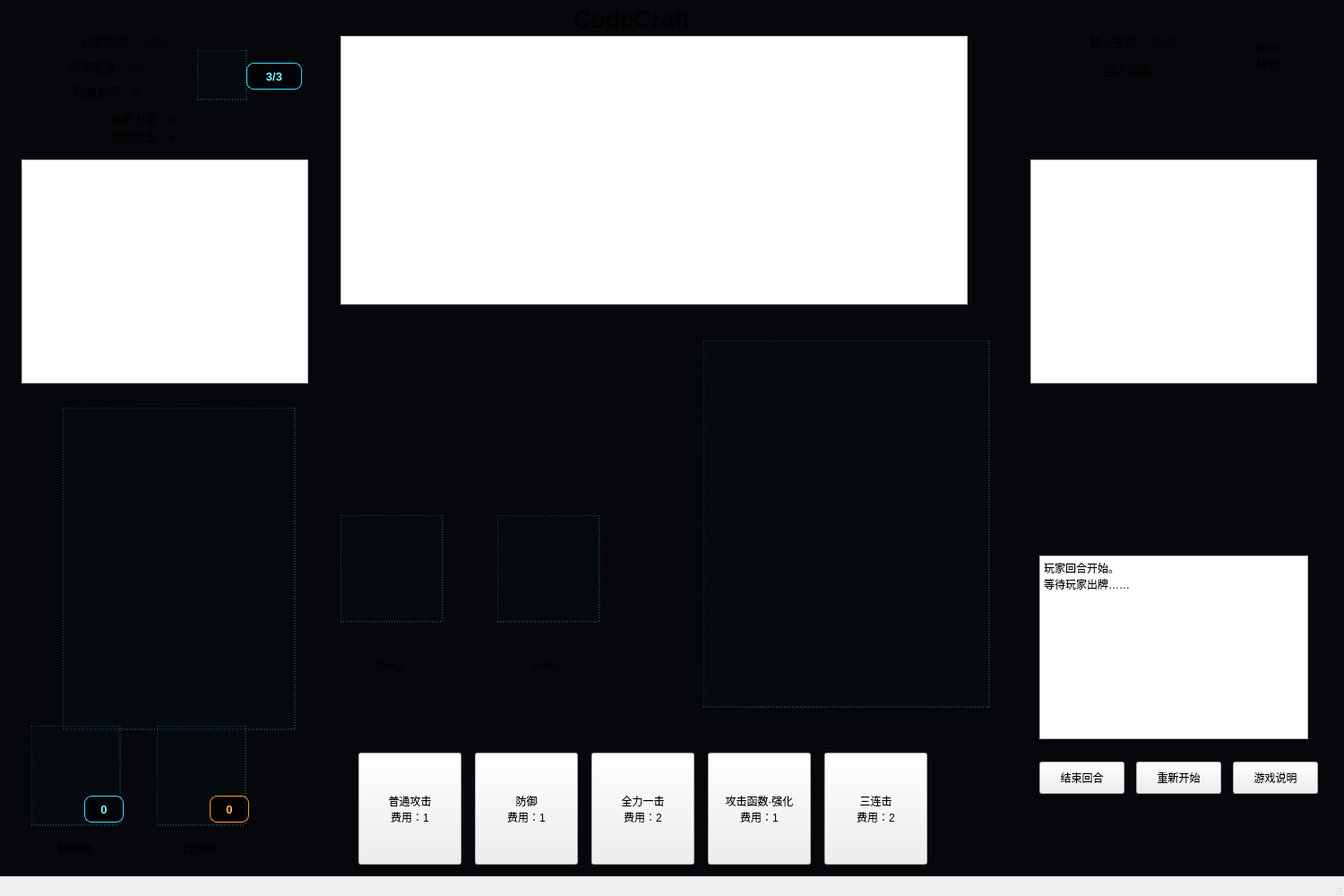
<?xml version="1.0" ?>
<ui version="4.0">
 <class>MainWindow</class>
 <widget class="QMainWindow" name="MainWindow">
  <property name="geometry">
   <rect>
    <x>0</x>
    <y>0</y>
    <width>1500</width>
    <height>1000</height>
   </rect>
  </property>
  <property name="windowTitle">
   <string>CodeCraft</string>
  </property>
  <widget class="QWidget" name="centralwidget">
   <widget class="QLabel" name="battleBackgroundLabel">
    <property name="geometry">
     <rect>
      <x>0</x>
      <y>0</y>
      <width>1500</width>
      <height>980</height>
     </rect>
    </property>
    <property name="text">
     <string/>
    </property>
    <property name="scaledContents">
     <bool>true</bool>
    </property>
    <property name="styleSheet">
     <string>background-color: #05070A;</string>
    </property>
   </widget>
   <widget class="QLabel" name="titleLabel">
    <property name="geometry">
     <rect>
      <x>640</x>
      <y>0</y>
      <width>220</width>
      <height>42</height>
     </rect>
    </property>
    <property name="text">
     <string>CodeCraft</string>
    </property>
    <property name="font">
     <font>
      <family>Microsoft YaHei UI</family>
      <pointsize>20</pointsize>
      <bold>true</bold>
     </font>
    </property>
   </widget>
   <widget class="QLabel" name="playerHpLabel">
    <property name="geometry">
     <rect>
      <x>24</x>
      <y>34</y>
      <width>230</width>
      <height>24</height>
     </rect>
    </property>
    <property name="text">
     <string>玩家生命：50/50</string>
    </property>
    <property name="font">
     <font>
      <family>Microsoft YaHei UI</family>
      <pointsize>10</pointsize>
      <bold>false</bold>
     </font>
    </property>
    <property name="alignment">
     <set>Qt::AlignmentFlag::AlignCenter</set>
    </property>
    <property name="wordWrap">
     <bool>true</bool>
    </property>
   </widget>
   <widget class="QLabel" name="playerEnergyLabel">
    <property name="geometry">
     <rect>
      <x>24</x>
      <y>62</y>
      <width>190</width>
      <height>24</height>
     </rect>
    </property>
    <property name="text">
     <string>玩家能量：3/3</string>
    </property>
    <property name="font">
     <font>
      <family>Microsoft YaHei UI</family>
      <pointsize>10</pointsize>
      <bold>false</bold>
     </font>
    </property>
    <property name="alignment">
     <set>Qt::AlignmentFlag::AlignCenter</set>
    </property>
    <property name="wordWrap">
     <bool>true</bool>
    </property>
   </widget>
   <widget class="QLabel" name="playerShieldLabel">
    <property name="geometry">
     <rect>
      <x>24</x>
      <y>90</y>
      <width>190</width>
      <height>24</height>
     </rect>
    </property>
    <property name="text">
     <string>玩家护盾：0</string>
    </property>
    <property name="font">
     <font>
      <family>Microsoft YaHei UI</family>
      <pointsize>10</pointsize>
      <bold>false</bold>
     </font>
    </property>
    <property name="alignment">
     <set>Qt::AlignmentFlag::AlignCenter</set>
    </property>
    <property name="wordWrap">
     <bool>true</bool>
    </property>
   </widget>
   <widget class="QLabel" name="enemyHpLabel">
    <property name="geometry">
     <rect>
      <x>1150</x>
      <y>34</y>
      <width>230</width>
      <height>24</height>
     </rect>
    </property>
    <property name="text">
     <string>敌人生命：60/60</string>
    </property>
    <property name="font">
     <font>
      <family>Microsoft YaHei UI</family>
      <pointsize>10</pointsize>
      <bold>false</bold>
     </font>
    </property>
    <property name="alignment">
     <set>Qt::AlignmentFlag::AlignCenter</set>
    </property>
    <property name="wordWrap">
     <bool>true</bool>
    </property>
   </widget>
   <widget class="QPushButton" name="cardButton1">
    <property name="text">
     <string>普通攻击
费用：1</string>
    </property>
    <property name="geometry">
     <rect>
      <x>400</x>
      <y>840</y>
      <width>115</width>
      <height>125</height>
     </rect>
    </property>
   </widget>
   <widget class="QPushButton" name="cardButton2">
    <property name="text">
     <string>防御
费用：1</string>
    </property>
    <property name="geometry">
     <rect>
      <x>530</x>
      <y>840</y>
      <width>115</width>
      <height>125</height>
     </rect>
    </property>
   </widget>
   <widget class="QPushButton" name="cardButton3">
    <property name="text">
     <string>全力一击
费用：2</string>
    </property>
    <property name="geometry">
     <rect>
      <x>660</x>
      <y>840</y>
      <width>115</width>
      <height>125</height>
     </rect>
    </property>
   </widget>
   <widget class="QPushButton" name="cardButton4">
    <property name="text">
     <string>攻击函数·强化
费用：1</string>
    </property>
    <property name="geometry">
     <rect>
      <x>790</x>
      <y>840</y>
      <width>115</width>
      <height>125</height>
     </rect>
    </property>
   </widget>
   <widget class="QPushButton" name="cardButton5">
    <property name="text">
     <string>三连击
费用：2</string>
    </property>
    <property name="geometry">
     <rect>
      <x>920</x>
      <y>840</y>
      <width>115</width>
      <height>125</height>
     </rect>
    </property>
   </widget>
   <widget class="QTextEdit" name="logTextEdit">
    <property name="readOnly">
     <bool>true</bool>
    </property>
    <property name="html">
     <string>&lt;!DOCTYPE HTML PUBLIC "-//W3C//DTD HTML 4.0//EN" "http://www.w3.org/TR/REC-html40/strict.dtd"&gt;
&lt;html&gt;&lt;head&gt;&lt;meta name="qrichtext" content="1" /&gt;&lt;meta charset="utf-8" /&gt;&lt;style type="text/css"&gt;
p, li { white-space: pre-wrap; }
hr { height: 1px; border-width: 0; }
li.unchecked::marker { content: "\2610"; }
li.checked::marker { content: "\2612"; }
&lt;/style&gt;&lt;/head&gt;&lt;body style=" font-family:'Microsoft YaHei UI'; font-size:9pt; font-weight:400; font-style:normal;"&gt;
&lt;p style=" margin-top:0px; margin-bottom:0px; margin-left:0px; margin-right:0px; -qt-block-indent:0; text-indent:0px;"&gt;玩家回合开始。&lt;br /&gt;等待玩家出牌……&lt;/p&gt;&lt;/body&gt;&lt;/html&gt;</string>
    </property>
    <property name="geometry">
     <rect>
      <x>1160</x>
      <y>620</y>
      <width>300</width>
      <height>205</height>
     </rect>
    </property>
   </widget>
   <widget class="QPushButton" name="endTurnButton">
    <property name="text">
     <string>结束回合</string>
    </property>
    <property name="geometry">
     <rect>
      <x>1160</x>
      <y>850</y>
      <width>95</width>
      <height>36</height>
     </rect>
    </property>
   </widget>
   <widget class="QPushButton" name="restartButton">
    <property name="text">
     <string>重新开始</string>
    </property>
    <property name="geometry">
     <rect>
      <x>1268</x>
      <y>850</y>
      <width>95</width>
      <height>36</height>
     </rect>
    </property>
   </widget>
   <widget class="QPushButton" name="helpButton">
    <property name="text">
     <string>游戏说明</string>
    </property>
    <property name="geometry">
     <rect>
      <x>1376</x>
      <y>850</y>
      <width>95</width>
      <height>36</height>
     </rect>
    </property>
   </widget>
   <widget class="QLabel" name="drawPileLabel">
    <property name="geometry">
     <rect>
      <x>24</x>
      <y>930</y>
      <width>120</width>
      <height>32</height>
     </rect>
    </property>
    <property name="text">
     <string>抽牌堆</string>
    </property>
    <property name="font">
     <font>
      <family>Microsoft YaHei UI</family>
      <pointsize>10</pointsize>
      <bold>false</bold>
     </font>
    </property>
    <property name="alignment">
     <set>Qt::AlignmentFlag::AlignCenter</set>
    </property>
    <property name="wordWrap">
     <bool>true</bool>
    </property>
   </widget>
   <widget class="QLabel" name="discardPileLabel">
    <property name="geometry">
     <rect>
      <x>164</x>
      <y>930</y>
      <width>120</width>
      <height>32</height>
     </rect>
    </property>
    <property name="text">
     <string>弃牌堆</string>
    </property>
    <property name="font">
     <font>
      <family>Microsoft YaHei UI</family>
      <pointsize>10</pointsize>
      <bold>false</bold>
     </font>
    </property>
    <property name="alignment">
     <set>Qt::AlignmentFlag::AlignCenter</set>
    </property>
    <property name="wordWrap">
     <bool>true</bool>
    </property>
   </widget>
   <widget class="QPlainTextEdit" name="codePlainTextEdit">
    <property name="geometry">
     <rect>
      <x>380</x>
      <y>40</y>
      <width>700</width>
      <height>300</height>
     </rect>
    </property>
    <property name="lineWrapMode">
     <enum>QPlainTextEdit::LineWrapMode::NoWrap</enum>
    </property>
    <property name="readOnly">
     <bool>true</bool>
    </property>
   </widget>
   <widget class="QLabel" name="bossSkillLabel">
    <property name="geometry">
     <rect>
      <x>1360</x>
      <y>34</y>
      <width>110</width>
      <height>56</height>
     </rect>
    </property>
    <property name="text">
     <string>Boss
技能</string>
    </property>
    <property name="font">
     <font>
      <family>Microsoft YaHei UI</family>
      <pointsize>10</pointsize>
      <bold>false</bold>
     </font>
    </property>
    <property name="alignment">
     <set>Qt::AlignmentFlag::AlignCenter</set>
    </property>
    <property name="wordWrap">
     <bool>true</bool>
    </property>
   </widget>
   <widget class="QLabel" name="minionHpLabel1">
    <property name="geometry">
     <rect>
      <x>360</x>
      <y>705</y>
      <width>150</width>
      <height>72</height>
     </rect>
    </property>
    <property name="text">
     <string>仆从1</string>
    </property>
    <property name="font">
     <font>
      <family>Microsoft YaHei UI</family>
      <pointsize>10</pointsize>
      <bold>false</bold>
     </font>
    </property>
    <property name="alignment">
     <set>Qt::AlignmentFlag::AlignCenter</set>
    </property>
    <property name="wordWrap">
     <bool>true</bool>
    </property>
   </widget>
   <widget class="QLabel" name="minionHpLabel2">
    <property name="geometry">
     <rect>
      <x>535</x>
      <y>705</y>
      <width>150</width>
      <height>72</height>
     </rect>
    </property>
    <property name="text">
     <string>仆从2</string>
    </property>
    <property name="font">
     <font>
      <family>Microsoft YaHei UI</family>
      <pointsize>10</pointsize>
      <bold>false</bold>
     </font>
    </property>
    <property name="alignment">
     <set>Qt::AlignmentFlag::AlignCenter</set>
    </property>
    <property name="wordWrap">
     <bool>true</bool>
    </property>
   </widget>
   <widget class="QLabel" name="playerStrengthLabel">
    <property name="geometry">
     <rect>
      <x>24</x>
      <y>118</y>
      <width>270</width>
      <height>48</height>
     </rect>
    </property>
    <property name="text">
     <string>玩家力量：0
实际攻击：6</string>
    </property>
    <property name="font">
     <font>
      <family>Microsoft YaHei UI</family>
      <pointsize>10</pointsize>
      <bold>false</bold>
     </font>
    </property>
    <property name="alignment">
     <set>Qt::AlignmentFlag::AlignCenter</set>
    </property>
    <property name="wordWrap">
     <bool>true</bool>
    </property>
   </widget>
   <widget class="QPlainTextEdit" name="playerTickCodePlainTextEdit">
    <property name="geometry">
     <rect>
      <x>24</x>
      <y>178</y>
      <width>320</width>
      <height>250</height>
     </rect>
    </property>
    <property name="lineWrapMode">
     <enum>QPlainTextEdit::LineWrapMode::NoWrap</enum>
    </property>
    <property name="readOnly">
     <bool>true</bool>
    </property>
   </widget>
   <widget class="QPlainTextEdit" name="enemyTickCodePlainTextEdit">
    <property name="geometry">
     <rect>
      <x>1150</x>
      <y>178</y>
      <width>320</width>
      <height>250</height>
     </rect>
    </property>
    <property name="lineWrapMode">
     <enum>QPlainTextEdit::LineWrapMode::NoWrap</enum>
    </property>
    <property name="readOnly">
     <bool>true</bool>
    </property>
   </widget>
   <widget class="QLabel" name="enemyIntentLabel">
    <property name="geometry">
     <rect>
      <x>1150</x>
      <y>66</y>
      <width>230</width>
      <height>24</height>
     </rect>
    </property>
    <property name="text">
     <string>敌人意图：</string>
    </property>
    <property name="font">
     <font>
      <family>Microsoft YaHei UI</family>
      <pointsize>10</pointsize>
      <bold>false</bold>
     </font>
    </property>
    <property name="alignment">
     <set>Qt::AlignmentFlag::AlignCenter</set>
    </property>
    <property name="wordWrap">
     <bool>true</bool>
    </property>
   </widget>
   <widget class="QLabel" name="playerImageLabel">
    <property name="geometry">
     <rect>
      <x>70</x>
      <y>455</y>
      <width>260</width>
      <height>360</height>
     </rect>
    </property>
    <property name="text">
     <string/>
    </property>
    <property name="scaledContents">
     <bool>false</bool>
    </property>
    <property name="alignment">
     <set>Qt::AlignmentFlag::AlignCenter</set>
    </property>
    <property name="styleSheet">
     <string>background-color: rgba(5, 15, 25, 80); border: 1px dashed rgba(90, 230, 255, 120); color: #6FEAFF;</string>
    </property>
   </widget>
   <widget class="QLabel" name="enemyImageLabel">
    <property name="geometry">
     <rect>
      <x>785</x>
      <y>380</y>
      <width>320</width>
      <height>410</height>
     </rect>
    </property>
    <property name="text">
     <string/>
    </property>
    <property name="scaledContents">
     <bool>false</bool>
    </property>
    <property name="alignment">
     <set>Qt::AlignmentFlag::AlignCenter</set>
    </property>
    <property name="styleSheet">
     <string>background-color: rgba(5, 15, 25, 80); border: 1px dashed rgba(90, 230, 255, 120); color: #6FEAFF;</string>
    </property>
   </widget>
   <widget class="QLabel" name="minionImageLabel1">
    <property name="geometry">
     <rect>
      <x>380</x>
      <y>575</y>
      <width>115</width>
      <height>120</height>
     </rect>
    </property>
    <property name="text">
     <string/>
    </property>
    <property name="scaledContents">
     <bool>false</bool>
    </property>
    <property name="alignment">
     <set>Qt::AlignmentFlag::AlignCenter</set>
    </property>
    <property name="styleSheet">
     <string>background-color: rgba(5, 15, 25, 80); border: 1px dashed rgba(90, 230, 255, 120); color: #6FEAFF;</string>
    </property>
   </widget>
   <widget class="QLabel" name="minionImageLabel2">
    <property name="geometry">
     <rect>
      <x>555</x>
      <y>575</y>
      <width>115</width>
      <height>120</height>
     </rect>
    </property>
    <property name="text">
     <string/>
    </property>
    <property name="scaledContents">
     <bool>false</bool>
    </property>
    <property name="alignment">
     <set>Qt::AlignmentFlag::AlignCenter</set>
    </property>
    <property name="styleSheet">
     <string>background-color: rgba(5, 15, 25, 80); border: 1px dashed rgba(90, 230, 255, 120); color: #6FEAFF;</string>
    </property>
   </widget>
   <widget class="QLabel" name="drawPileIconLabel">
    <property name="geometry">
     <rect>
      <x>35</x>
      <y>810</y>
      <width>100</width>
      <height>112</height>
     </rect>
    </property>
    <property name="text">
     <string/>
    </property>
    <property name="scaledContents">
     <bool>false</bool>
    </property>
    <property name="alignment">
     <set>Qt::AlignmentFlag::AlignCenter</set>
    </property>
    <property name="styleSheet">
     <string>background-color: rgba(5, 15, 25, 80); border: 1px dashed rgba(90, 230, 255, 120); color: #6FEAFF;</string>
    </property>
   </widget>
   <widget class="QLabel" name="drawPileCountLabel">
    <property name="geometry">
     <rect>
      <x>94</x>
      <y>888</y>
      <width>44</width>
      <height>30</height>
     </rect>
    </property>
    <property name="text">
     <string>0</string>
    </property>
    <property name="scaledContents">
     <bool>false</bool>
    </property>
    <property name="styleSheet">
     <string>background-color: rgba(0,0,0,170); color: #7DF9FF; border: 1px solid #40D8FF; border-radius: 8px; font-weight: bold;</string>
    </property>
    <property name="font">
     <font>
      <family>Microsoft YaHei UI</family>
      <pointsize>10</pointsize>
      <bold>false</bold>
     </font>
    </property>
    <property name="alignment">
     <set>Qt::AlignmentFlag::AlignCenter</set>
    </property>
    <property name="wordWrap">
     <bool>true</bool>
    </property>
   </widget>
   <widget class="QLabel" name="discardPileIconLabel">
    <property name="geometry">
     <rect>
      <x>175</x>
      <y>810</y>
      <width>100</width>
      <height>112</height>
     </rect>
    </property>
    <property name="text">
     <string/>
    </property>
    <property name="scaledContents">
     <bool>false</bool>
    </property>
    <property name="alignment">
     <set>Qt::AlignmentFlag::AlignCenter</set>
    </property>
    <property name="styleSheet">
     <string>background-color: rgba(5, 15, 25, 80); border: 1px dashed rgba(90, 230, 255, 120); color: #6FEAFF;</string>
    </property>
   </widget>
   <widget class="QLabel" name="discardPileCountLabel">
    <property name="geometry">
     <rect>
      <x>234</x>
      <y>888</y>
      <width>44</width>
      <height>30</height>
     </rect>
    </property>
    <property name="text">
     <string>0</string>
    </property>
    <property name="scaledContents">
     <bool>false</bool>
    </property>
    <property name="styleSheet">
     <string>background-color: rgba(0,0,0,170); color: #FFB34D; border: 1px solid #FF9A1F; border-radius: 8px; font-weight: bold;</string>
    </property>
    <property name="font">
     <font>
      <family>Microsoft YaHei UI</family>
      <pointsize>10</pointsize>
      <bold>false</bold>
     </font>
    </property>
    <property name="alignment">
     <set>Qt::AlignmentFlag::AlignCenter</set>
    </property>
    <property name="wordWrap">
     <bool>true</bool>
    </property>
   </widget>
   <widget class="QLabel" name="energyIconLabel">
    <property name="geometry">
     <rect>
      <x>220</x>
      <y>56</y>
      <width>56</width>
      <height>56</height>
     </rect>
    </property>
    <property name="text">
     <string/>
    </property>
    <property name="scaledContents">
     <bool>false</bool>
    </property>
    <property name="alignment">
     <set>Qt::AlignmentFlag::AlignCenter</set>
    </property>
    <property name="styleSheet">
     <string>background-color: rgba(5, 15, 25, 80); border: 1px dashed rgba(90, 230, 255, 120); color: #6FEAFF;</string>
    </property>
   </widget>
   <widget class="QLabel" name="energyValueLabel">
    <property name="geometry">
     <rect>
      <x>275</x>
      <y>70</y>
      <width>62</width>
      <height>30</height>
     </rect>
    </property>
    <property name="text">
     <string>3/3</string>
    </property>
    <property name="scaledContents">
     <bool>false</bool>
    </property>
    <property name="styleSheet">
     <string>background-color: rgba(0,0,0,155); color: #7DF9FF; border: 1px solid #40D8FF; border-radius: 8px; font-weight: bold;</string>
    </property>
    <property name="font">
     <font>
      <family>Microsoft YaHei UI</family>
      <pointsize>10</pointsize>
      <bold>false</bold>
     </font>
    </property>
    <property name="alignment">
     <set>Qt::AlignmentFlag::AlignCenter</set>
    </property>
    <property name="wordWrap">
     <bool>true</bool>
    </property>
   </widget>
  </widget>
  <widget class="QMenuBar" name="menubar">
   <property name="geometry">
    <rect>
     <x>0</x>
     <y>0</y>
     <width>1500</width>
     <height>18</height>
    </rect>
   </property>
  </widget>
  <widget class="QStatusBar" name="statusbar"/>
 </widget>
 <resources/>
 <connections/>
</ui>
